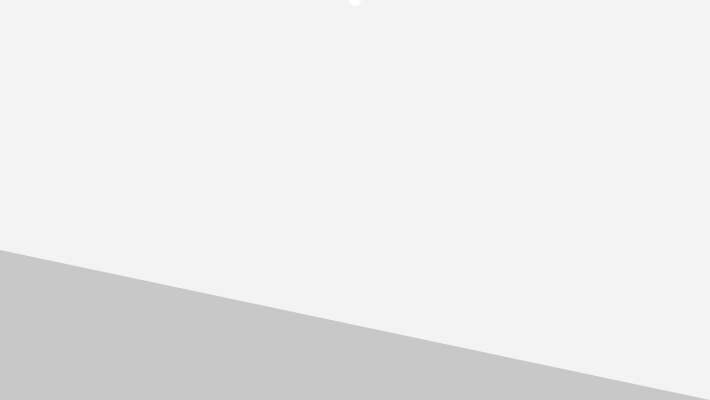
Frame 1 (no input)
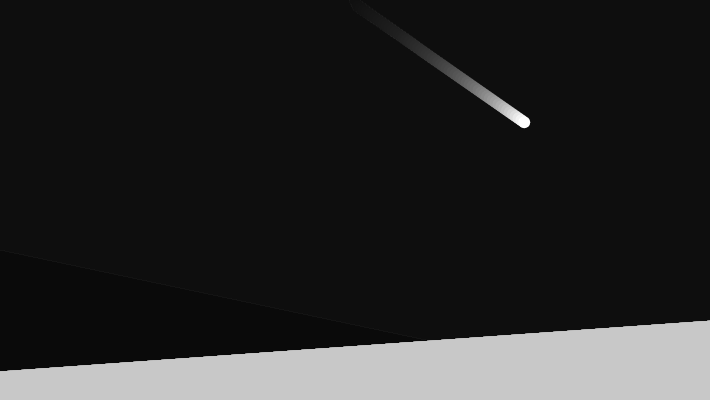
Frame 60 (no input)
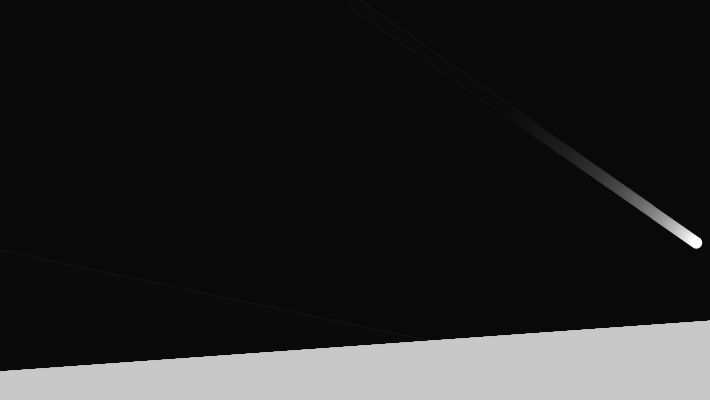
Frame 120 (the mouse pressed at the canvas centre since frame 60)

The p5.js sketch that drew these frames (run headless with seeded random() and noise() and a simulated clock; from frame 60 on, the mouse is pressed at the canvas centre):

// p5.js sketch
// ── sketch.js
//Position of left hand side of floor
let base1;

//Position of right hand side of floor
let base2;
//Length of floor
//let baseLength;

// Variables related to moving ball
let position;
let velocity;
let r = 6;
let speed = 3.5;

function setup() {
  createCanvas(710, 400);

  fill(128);
  base1 = createVector(0, height - 150);
  base2 = createVector(width, height);
  //createGround();

  //start ellipse at middle top of screen
  position = createVector(width / 2, 0);

  //calculate initial random velocity
  velocity = p5.Vector.random2D();
  velocity.mult(speed);
}

function draw() {
  //draw background
  fill(0, 12);
  noStroke();
  rect(0, 0, width, height);

  //draw base
  fill(200);
  quad(base1.x, base1.y, base2.x, base2.y, base2.x, height, 0, height);

  //calculate base top normal
  let baseDelta = p5.Vector.sub(base2, base1);
  baseDelta.normalize();
  let normal = createVector(-baseDelta.y, baseDelta.x);
  let intercept = p5.Vector.dot(base1, normal);

  //draw ellipse
  noStroke();
  fill(255);
  ellipse(position.x, position.y, r * 2, r * 2);

  //move ellipse
  position.add(velocity);

  //normalized incidence vector
  incidence = p5.Vector.mult(velocity, -1);
  incidence.normalize();

  // detect and handle collision with base
  if (p5.Vector.dot(normal, position) > intercept) {
    //calculate dot product of incident vector and base top
    let dot = incidence.dot(normal);

    //calculate reflection vector
    //assign reflection vector to direction vector
    velocity.set(
      2 * normal.x * dot - incidence.x,
      2 * normal.y * dot - incidence.y,
      0
    );
    velocity.mult(speed);

    // draw base top normal at collision point
    stroke(255, 128, 0);
    line(
      position.x,
      position.y,
      position.x - normal.x * 100,
      position.y - normal.y * 100
    );
  }
  //}

  // detect boundary collision
  // right
  if (position.x > width - r) {
    position.x = width - r;
    velocity.x *= -1;
  }
  // left
  if (position.x < r) {
    position.x = r;
    velocity.x *= -1;
  }
  // top
  if (position.y < r) {
    position.y = r;
    velocity.y *= -1;

    //randomize base top
    base1.y = random(height - 100, height);
    base2.y = random(height - 100, height);
  }
}
